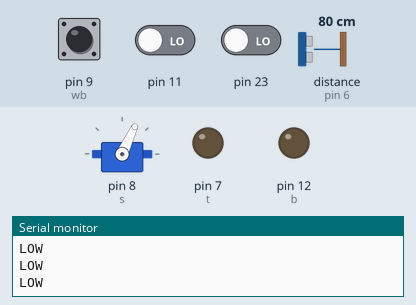
The sketch below on a simulated Arduino Mega 2560, built with avr-gcc and run on an emulated ATmega2560. On the bench: servo, output pins drawn as LEDs (lit = HIGH), the last lines printed to the serial monitor. The inputs (shaded band) are chosen by the test bench; at power-on: pin 11 LOW, distance to the obstacle (sensor on pin 6) 80 cm, pin 23 LOW, pin 9 (wb) HIGH. The echo pulse lasts 58.3 µs per cm.

Above: at 1.2 s.
1.3 s: pin 11 driven HIGH
At 2.3 s:
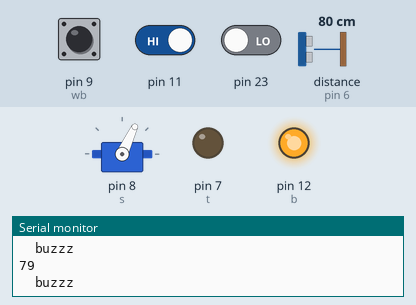
2.8 s: distance to the obstacle (sensor on pin 6) set to 29 cm
4.3 s: distance to the obstacle (sensor on pin 6) set to 24 cm
At 5.7 s:
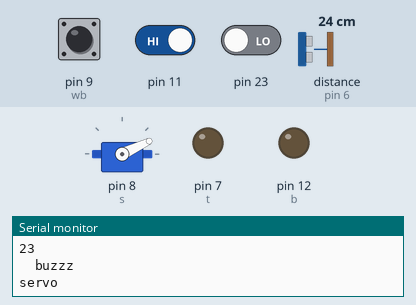
7.3 s: pin 23 driven HIGH
At 8.4 s:
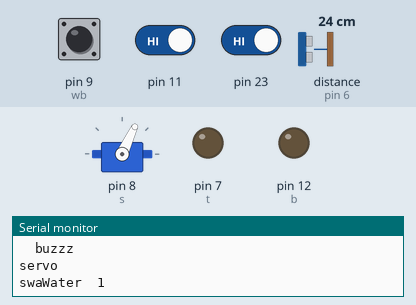
Timing chart, 0 to 10.3 s (numbered marks = the images above; inputs shaded):
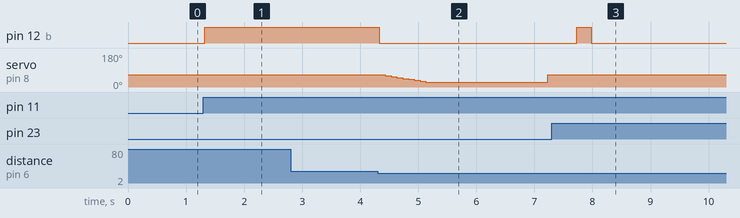

The sketch:

Mega_1_alzhiemer_antitheft.ino
```cpp
//ALZHIEMERS TABLET WATER
//ANTI-THEFT MODE

#include <Servo.h>

Servo servo;
int s = 8;  //servo

long duration;
int distance;
int e = 6;  //echo
int t = 7;  //trig

int b = 12;  //buzzer
int x = 0;   //call distance method
int wb = 9;  // water button
int sw;

boolean st = true;   //stop tablet
boolean swa = true;  //stop water
int m = 5;           //motion

void setup()
{
  servo.attach(s);
  servo.write(65);

  pinMode(t, OUTPUT);
  pinMode(e, INPUT);
  pinMode(m, INPUT);
  digitalWrite(m, LOW);

  digitalWrite(11, LOW);  //Tablet
  digitalWrite(23, LOW);  //water
  digitalWrite(24, LOW);  //Antitheft mega to evive --> SMS & Call
  pinMode(b, OUTPUT);
  digitalWrite(b, LOW);

  pinMode(wb, INPUT);
  digitalWrite(wb, 1);

  st = true;
  swa = true;


  Serial.begin(9600);
}

void loop()
{
  if (digitalRead(11) == HIGH)
  {
    //st=true;
    tablet();
  }
  if (digitalRead(23) == HIGH)
  {
    //swa=true;
    water();
  }

  if ((digitalRead(11) == LOW && digitalRead(23) == LOW))
  {
    Serial.println("LOW");
  }
}

void tablet()
{
  while (st == true)
  {
    if ((digitalRead(11) == HIGH))
    {
      Serial.print("Tablet  ");
      x = dis();
      while (x > 25)
      {
        x = dis();
        digitalWrite(b, HIGH);
        Serial.println(distance);
        Serial.println("  buzzz");
      }
      Serial.println("servo");
      digitalWrite(b, LOW);
      for (int i = 65;i>=25;i-=5)
      {
      servo.write(i);
      delay(100);
      }
      delay(2000);
      servo.write(65);
      delay(500);
      digitalWrite(11, LOW);
      st = false;
    }
  }
}

void water()
{
  while (swa == true)
  {
    Serial.print("swa");
    if ((digitalRead(23) == 1))
    {
      Serial.print("Water  ");
      digitalWrite(b, HIGH);
      sw = digitalRead(wb);
      delay(250);
      Serial.println(sw);
      if (sw == 0)
      {
        sw = digitalRead(wb);
        delay(250);
        Serial.println(sw);
        Serial.println("  buzzz");
      }
      if (sw == 1)
      {
        digitalWrite(b, LOW);
        digitalWrite(23, LOW);
        swa = false;
      }
    }
    //digitalWrite(23, LOW);
  }
}

int dis()
{
  digitalWrite(t, LOW);
  delayMicroseconds(2);
  digitalWrite(t, HIGH);
  delayMicroseconds(10);
  digitalWrite(t, LOW);
  duration = pulseIn(e, HIGH);
  distance = duration * 0.034 / 2;
  //Serial.println(distance);
  return distance;
}
```

Measured:
- the behaviour switches between 27 and 26 cm on distance to the obstacle (sensor on pin 6) (found by bisection; images 1 and 2)
- after the input at 1.3 s, pin 12 (b): LOW → HIGH at once
- after the input at 4.3 s, pin 12 (b): HIGH → LOW at once; servo on pin 8 (s): 65° → 60° after 0.13 s, → 55° 0.10 s later, → 50° 0.10 s later, → 45° 0.10 s later, … (9 changes in this stretch)
- after the input at 7.3 s, pin 12 (b): LOW → HIGH after 0.43 s, → LOW 0.25 s later
